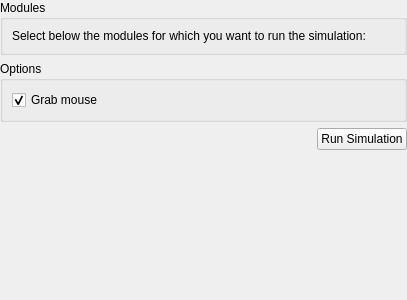
<?xml version="1.0" encoding="UTF-8"?>
<ui version="4.0">
 <class>BenchmarkWidget</class>
 <widget class="QWidget" name="BenchmarkWidget">
  <property name="geometry">
   <rect>
    <x>0</x>
    <y>0</y>
    <width>407</width>
    <height>300</height>
   </rect>
  </property>
  <layout class="QVBoxLayout" name="verticalLayout_4">
   <property name="leftMargin">
    <number>0</number>
   </property>
   <property name="topMargin">
    <number>0</number>
   </property>
   <property name="rightMargin">
    <number>0</number>
   </property>
   <property name="bottomMargin">
    <number>0</number>
   </property>
   <item>
    <widget class="QGroupBox" name="groupBox">
     <property name="title">
      <string>Modules</string>
     </property>
     <layout class="QVBoxLayout" name="verticalLayout_3">
      <item>
       <widget class="QLabel" name="label">
        <property name="text">
         <string>Select below the modules for which you want to run the simulation:</string>
        </property>
       </widget>
      </item>
      <item>
       <layout class="QVBoxLayout" name="verticalLayout"/>
      </item>
     </layout>
    </widget>
   </item>
   <item>
    <widget class="QGroupBox" name="groupBox_2">
     <property name="title">
      <string>Options</string>
     </property>
     <layout class="QVBoxLayout" name="verticalLayout_2">
      <item>
       <widget class="QCheckBox" name="grabMouseCheckBox">
        <property name="text">
         <string>Grab mouse</string>
        </property>
        <property name="checked">
         <bool>true</bool>
        </property>
       </widget>
      </item>
     </layout>
    </widget>
   </item>
   <item>
    <layout class="QHBoxLayout" name="horizontalLayout">
     <item>
      <spacer name="horizontalSpacer">
       <property name="orientation">
        <enum>Qt::Horizontal</enum>
       </property>
       <property name="sizeHint" stdset="0">
        <size>
         <width>40</width>
         <height>20</height>
        </size>
       </property>
      </spacer>
     </item>
     <item>
      <widget class="QPushButton" name="runButton">
       <property name="text">
        <string>Run Simulation</string>
       </property>
      </widget>
     </item>
    </layout>
   </item>
   <item>
    <spacer name="verticalSpacer">
     <property name="orientation">
      <enum>Qt::Vertical</enum>
     </property>
     <property name="sizeHint" stdset="0">
      <size>
       <width>20</width>
       <height>40</height>
      </size>
     </property>
    </spacer>
   </item>
  </layout>
 </widget>
 <resources/>
 <connections/>
</ui>
